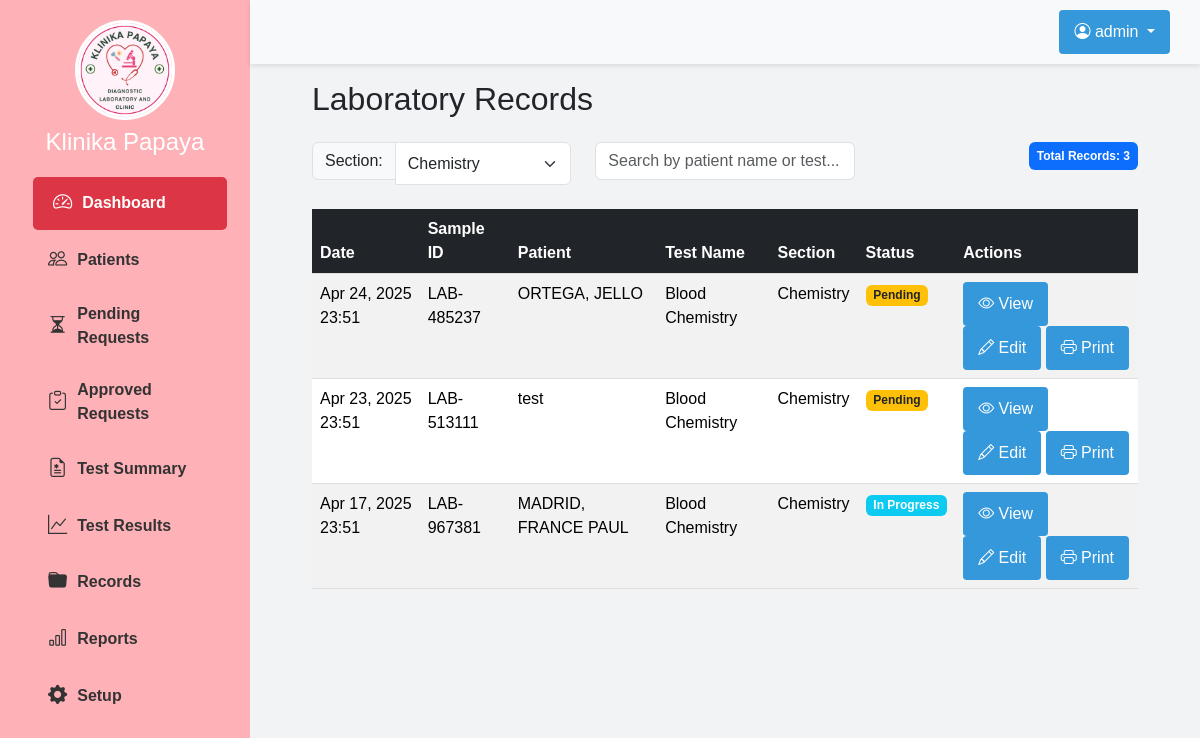
Page /views/records/index.php?section=Chemistry (signed in) on the committed database.
### tables this page shows
CREATE TABLE `test_records` (
  `id` int(11) NOT NULL,
  `test_name` varchar(100) NOT NULL,
  `patient_name` varchar(100) NOT NULL,
  `patient_id` int(11) NOT NULL,
  `sample_id` varchar(50) NOT NULL,
  `section` varchar(50) NOT NULL,
  `test_date` datetime NOT NULL,
  `result` text DEFAULT NULL,
  `status` enum('Pending','In Progress','Completed') DEFAULT 'Pending',
  `remarks` text DEFAULT NULL,
  `performed_by` varchar(50) DEFAULT NULL,
  `created_at` timestamp NOT NULL DEFAULT current_timestamp(),
  `updated_at` timestamp NOT NULL DEFAULT current_timestamp() ON UPDATE current_timestamp()
);

CREATE TABLE `patients` (
  `patient_id` int(11) NOT NULL,
  `full_name` varchar(100) NOT NULL,
  `gender` enum('MALE','FEMALE') NOT NULL,
  `age` int(11) NOT NULL,
  `birth_date` date NOT NULL,
  `delete_status` tinyint(1) NOT NULL DEFAULT 0
);

### views/records/index.php (the view, shortened to what this page needs)
<?php
require_once '../../config/database.php';
$page = isset($_GET['page']) && is_numeric($_GET['page']) ? (int)$_GET['page'] : 1;
$recordsPerPage = 10;
$offset = ($page - 1) * $recordsPerPage;
$sectionFilter = isset($_GET['section']) ? $_GET['section'] : '';
try {
    $countQuery = "SELECT COUNT(*) FROM test_records";
    $recordsQuery = "SELECT tr.*, p.full_name
                     FROM test_records tr
                     JOIN patients p ON tr.patient_id = p.patient_id";
    if (!empty($sectionFilter)) {
        $countQuery .= " WHERE section = :section";
        $recordsQuery .= " WHERE section = :section";
    }
    $recordsQuery .= " ORDER BY test_date DESC LIMIT :limit OFFSET :offset";
    $countStmt = $connect->prepare($countQuery);
    if (!empty($sectionFilter)) {
        $countStmt->bindParam(':section', $sectionFilter);
    }
    $countStmt->execute();
    $totalRecords = $countStmt->fetchColumn();
    $recordsStmt = $connect->prepare($recordsQuery);
    if (!empty($sectionFilter)) {
        $recordsStmt->bindParam(':section', $sectionFilter);
    }
    $recordsStmt->bindValue(':limit', $recordsPerPage, PDO::PARAM_INT);
    $recordsStmt->bindValue(':offset', $offset, PDO::PARAM_INT);
    $recordsStmt->execute();
    $records = $recordsStmt->fetchAll(PDO::FETCH_ASSOC);
    $sectionsStmt = $connect->query("SELECT DISTINCT section FROM test_records ORDER BY section");
    $sections = $sectionsStmt->fetchAll(PDO::FETCH_COLUMN);
} catch (PDOException $e) {
    $errMsg = "Database error: " . $e->getMessage();
    error_log($errMsg);
    $records = [];
    $totalRecords = 0;
    $totalPages = 1;
    $sections = [];
}
include_once '../../views/layout/header.php';
?>
<div class="main-content">
    <div class="container-fluid">
        <h2 class="mb-4">Laboratory Records</h2>
        <div class="row mb-4">
            <div class="col-md-4">
                <form method="GET" action="<?= BASE_PATH ?>/views/records/index.php">
                    <div class="input-group">
                        <label class="input-group-text" for="sectionFilter">Section:</label>
                        <select class="form-select" id="sectionFilter" name="section" onchange="this.form.submit()">
                            <?php foreach ($sections as $section): ?>
                                <option value="<?= htmlspecialchars($section) ?>" <?= $section === $sectionFilter ? 'selected' : '' ?>>
                                    <?= htmlspecialchars($section) ?>
                                </option>
                            <?php endforeach; ?>
                        </select>
                    </div>
                </form>
            </div>
            <div class="col-md-4">
                <input type="text" id="searchInput" class="form-control" placeholder="Search by patient name or test...">
            </div>
            <div class="col-md-4 text-end">
                <span class="badge bg-primary p-2">Total Records: <?= $totalRecords ?></span>
            </div>
        </div>
        <div class="table-responsive">
            <table class="table table-striped table-hover">
                <thead class="table-dark">
                    <tr>
                        <th>Date</th>
                        <th>Sample ID</th>
                        <th>Patient</th>
                        <th>Test Name</th>
                        <th>Section</th>
                        <th>Status</th>
                        <th>Actions</th>
                    </tr>
                </thead>
                <tbody id="recordsTableBody">
                    <?php if (!empty($records)): ?>
                        <?php foreach ($records as $record): ?>
                            <tr>
                                <td><?= date('M d, Y H:i', strtotime($record['test_date'])) ?></td>
                                <td><?= htmlspecialchars($record['sample_id']) ?></td>
                                <td><?= htmlspecialchars($record['full_name']) ?></td>
                                <td><?= htmlspecialchars($record['test_name']) ?></td>
                                <td><?= htmlspecialchars($record['section']) ?></td>
                                <td>
                                    <?php if ($record['status'] == 'Completed'): ?>
                                        <span class="badge bg-success">Completed</span>
                                    <?php elseif ($record['status'] == 'In Progress'): ?>
                                        <span class="badge bg-info">In Progress</span>
                                    <?php else: ?>
                                        <span class="badge bg-warning text-dark">Pending</span>
                                    <?php endif; ?>
                                </td>
                                <td>
                                    <a href="<?= BASE_PATH ?>/views/tests/view_result.php?id=<?= $record['id'] ?>" class="btn btn-sm btn-primary">
                                        <i class="bi bi-eye"></i> View
                                    </a>
                                    <?php if ($record['status'] != 'Completed'): ?>
                                        <a href="<?= BASE_PATH ?>/views/tests/add_result.php?id=<?= $record['id'] ?>" class="btn btn-sm btn-success">
                                            <i class="bi bi-pencil"></i> Edit
                                        </a>
                                    <?php endif; ?>
                                    <a href="<?= BASE_PATH ?>/views/reports/print_result.php?id=<?= $record['id'] ?>" class="btn btn-sm btn-info">
                                        <i class="bi bi-printer"></i> Print
                                    </a>
                                </td>
                            </tr>
                        <?php endforeach; ?>
                    <?php else: ?>
                        <tr>
                            <td colspan="7" class="text-center">No records found</td>
                        </tr>
                    <?php endif; ?>
                </tbody>
            </table>
        </div>
    </div>
</div>
<?php include_once '../../views/layout/footer.php'; ?>

### assets/css/dashboard.css (style rules this page uses)
body { font-family: Arial, sans-serif; margin: 0; padding: 0; display: flex; background-color: #f5f5f5; }
table { width: 100%; border-collapse: collapse; }
th, td { padding: 12px 15px; text-align: left; border-bottom: 1px solid #ddd; }
th { background-color: #f2f2f2; font-weight: bold; }
label { display: block; margin-bottom: 5px; font-weight: bold; }
select, input { width: 100%; padding: 10px; border: 1px solid #ddd; border-radius: 4px; box-sizing: border-box; }
.btn { background-color: #3498db; color: white; border: none; padding: 10px 15px; border-radius: 4px; cursor: pointer; font-size: 16px; }

### views/layout/header.php (style rules this page uses)
body { background-color: #f1f3f5; padding-top: 0px; }
.main-content { margin-left: 250px; padding: 80px 50px 50px; width: calc(100% - 250px); }

### rows in the picture
test_records: test_date "Apr 24, 2025 23:51", sample "LAB-485237", patient.full_name "ORTEGA, JELLO", test_name "Blood Chemistry", section "Chemistry", status "Pending"
test_records: test_date "Apr 23, 2025 23:51", sample "LAB-513111", patient.full_name "test", test_name "Blood Chemistry", section "Chemistry", status "Pending"
test_records: test_date "Apr 17, 2025 23:51", sample "LAB-967381", patient.full_name "MADRID, FRANCE PAUL", test_name "Blood Chemistry", section "Chemistry", status "In Progress"

### other values in the picture
$_SESSION['username'] "admin"
$totalRecords "3"
form field section "Chemistry"
